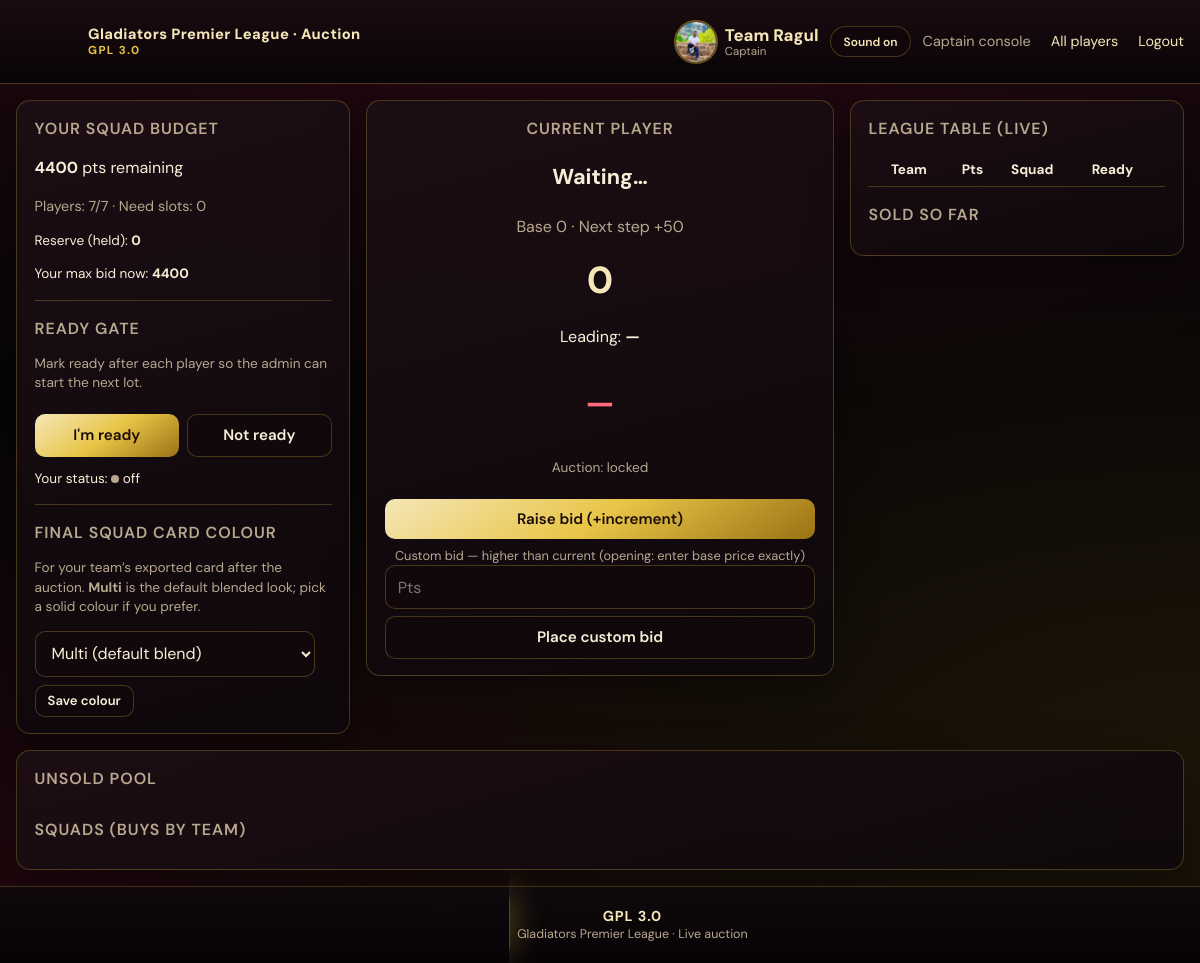
The app's page /auction (signed in) with its own data.
### models.py (models this page shows)
class Team(db.Model):
    id = db.Column(db.Integer, primary_key=True)
    team_name = db.Column(db.String(100))
    username = db.Column(db.String(100), unique=True)
    password = db.Column(db.String(100))
    total_points = db.Column(db.Integer, default=10000)
    remaining_points = db.Column(db.Integer, default=10000)
    players_bought = db.Column(db.Integer, default=0)
    is_ready = db.Column(db.Boolean, default=False)
    captain_photo = db.Column(db.String(255), nullable=True)
    finals_team_theme = db.Column(
        db.String(16), default="multi"
    )  # multi | blue | red | yellow — final squad export card base

class AuctionState(db.Model):
    id = db.Column(db.Integer, primary_key=True)
    current_player_id = db.Column(db.Integer)
    current_bid = db.Column(db.Integer)
    current_team_id = db.Column(db.Integer)
    auction_status = db.Column(db.String(50))
    timer = db.Column(db.Integer, default=0)
    timer_deadline = db.Column(db.Float, nullable=True)
    full_auction_started = db.Column(db.Boolean, default=False)
    last_bid_team_id = db.Column(db.Integer, nullable=True)
    auction_complete = db.Column(db.Boolean, default=False)
    finals_card_theme = db.Column(
        db.String(16), default="auto"
    )  # auto | blue | red | yellow — final squad export cards

### app.py (the view)
@app.route("/auction")
def auction():
    if "team_id" not in session:
        return redirect(url_for("home"))
    team = Team.query.get(session["team_id"])
    if not team:
        session.pop("team_id", None)
        return redirect(url_for("home"))
    state = AuctionState.query.first()
    reserve, max_bid, needed = get_team_limits(team)
    current_player = None
    if state.current_player_id:
        current_player = Player.query.get(state.current_player_id)
    return render_template(
        "auction.html",
        team=team,
        state=state,
        current_player=current_player,
        reserve=reserve,
        max_bid=max_bid,
        needed=needed,
        next_increment=calculate_increment(state.current_bid),
        timer_seconds=TIMER_SECONDS,
        timer_live=live_timer_seconds(state),
        lot_live=lot_display_live(state),
        finals_team_theme=getattr(team, "finals_team_theme", None) or "multi",
    )

### app.py (called while the page is built)
@app.context_processor
def branding_assets():
    png_path = os.path.join(app.root_path, "static", "images", "gladiators-logo.png")
    return {"use_gladiators_png": os.path.isfile(png_path)}

def calculate_increment(bid: int) -> int:
    if bid <= 1000:
        return 50
    if bid <= 4000:
        return 100
    return 200

def get_team_limits(team):
    needed = max(0, MAX_SQUAD - team.players_bought)
    reserve = needed * 100
    max_bid = team.remaining_points - reserve
    return reserve, max_bid, needed

def live_timer_seconds(state: AuctionState):
    if state.auction_status == "running" and state.timer_deadline is not None:
        return max(0, int(math.ceil(state.timer_deadline - time.time())))
    return None

def lot_display_live(state: AuctionState) -> bool:
    return bool(
        state.full_auction_started
        and state.current_player_id
        and state.auction_status in ("waiting", "running")
    )

@app.before_request
def ensure_sessions():
    session.permanent = True

### templates/auction.html (shortened to what this page needs)
<!DOCTYPE html>
<html lang="en">
<head>
  <link rel="stylesheet" href="/static/css/style.css">
</head>
<body>
{% from 'includes/macros.html' import captain_face %}
  <header class="screen-header">
    {% include 'includes/brand_bar.html' %}
    <div class="team-cell-cap" style="flex:0 1 auto;">
      {{ captain_face(team, 'cap-avatar--header') }}
      <div style="text-align:left;line-height:1.2;">
        <div style="font-weight:800;color:var(--gold-soft);font-size:clamp(0.9rem,2.5vw,1.05rem);">{{ team.team_name }}</div>
        <div style="font-size:0.72rem;color:var(--muted);">Captain</div>
      </div>
    </div>
    <button type="button" class="sound-toggle" data-sound-toggle aria-pressed="true">Sound on</button>
    <nav class="nav-links">
      <span style="color:var(--muted);font-size:0.9rem;">Captain console</span>
      <a href="{{ url_for('captain_roster') }}">All players</a>
      <a href="{{ url_for('logout') }}">Logout</a>
    </nav>
  </header>
  <div class="layout-grid layout-grid--auction">
    <div class="panel">
      <h2>Your squad budget</h2>
      <p><strong id="cap-points">{{ team.remaining_points }}</strong> pts remaining</p>
      <p style="color:var(--muted);font-size:0.9rem;">Players: <span id="cap-bought">{{ team.players_bought }}</span>/7 · Need slots: <span id="cap-needed">{{ needed }}</span></p>
      <p style="font-size:0.85rem;">Reserve (held): <strong id="cap-reserve">{{ reserve }}</strong></p>
      <p style="font-size:0.85rem;">Your max bid now: <strong id="cap-max">{{ max_bid }}</strong></p>
      <hr style="border:none;border-top:1px solid var(--border);margin:1rem 0;">
      <h2>Ready gate</h2>
      <p style="color:var(--muted);font-size:0.85rem;">Mark ready after each player so the admin can start the next lot.</p>
      <div class="btn-row">
        <button type="button" class="btn btn--primary" id="btn-ready-on">I'm ready</button>
        <button type="button" class="btn btn--ghost" id="btn-ready-off">Not ready</button>
      </div>
      <p style="margin-top:0.75rem;font-size:0.85rem;">Your status: <span id="cap-ready-dot" class="ready-dot"></span> <span id="cap-ready-label">off</span></p>
      <hr style="border:none;border-top:1px solid var(--border);margin:1rem 0;">
      <h2>Final squad card colour</h2>
      <p style="color:var(--muted);font-size:0.85rem;">For your team’s exported card after the auction. <strong>Multi</strong> is the default blended look; pick a solid colour if you prefer.</p>
      <form method="post" action="{{ url_for('captain_set_finals_theme') }}">
        <select id="finals_theme_pick" name="theme" style="width:100%;max-width:280px;margin:0;">
          <option value="multi" {% if finals_team_theme == 'multi' %}selected{% endif %}>Multi (default blend)</option>
        </select>
        <button type="submit" class="btn btn--ghost btn--sm" style="width:auto;margin-top:0.5rem;">Save colour</button>
      </form>
    </div>
    <div id="hero-lot-panel" class="panel hero-card-wrap hero-card-wrap--auction-lot {% if lot_live %}hero-card-wrap--lot-live{% endif %}">
      <h2>Current player</h2>
      {% if current_player %}
      <p id="player" style="font-size:1.35rem;font-weight:700;">{{ current_player.name }}</p>
      <img id="card" class="auction-lot-card-img" src="{{ url_for('static', filename='uploads/' + current_player.player_card) }}" alt="" style="display:block;">
      {% else %}
      <p id="player" style="font-size:1.35rem;font-weight:700;">Waiting…</p>
      {% endif %}
      {% if current_player %}
      <p style="color:var(--muted);">Base <span id="base">{{ current_player.base_price }}</span> · Next step +<span id="nextInc">{{ next_increment }}</span></p>
      {% else %}
      <p style="color:var(--muted);">Base <span id="base">0</span> · Next step +<span id="nextInc">{{ next_increment }}</span></p>
      {% endif %}
      <p class="bid-display"><span id="bid">{{ state.current_bid }}</span></p>
      <p>Leading: <strong id="leader">—</strong></p>
      <p class="timer-display"><span id="timer">{% if timer_live is not none %}{{ timer_live }} s{% else %}—{% endif %}</span></p>
      <p style="color:var(--muted);font-size:0.85rem;">Auction: <span id="full-flag">{{ 'live' if state.full_auction_started else 'locked' }}</span></p>
      <button type="button" class="btn btn--primary" onclick="bid()" id="btn-bid">Raise bid (+increment)</button>
      <label id="custom-label" for="custom">Custom bid — higher than current (opening: enter base price exactly)</label>
      <input id="custom" type="number" placeholder="Pts">
      <button type="button" class="btn btn--ghost" onclick="customBid()" id="btn-custom-bid">Place custom bid</button>
    </div>
    <div class="panel scroll-panel">
      <h2>League table (live)</h2>
      <table class="table-mini" id="cap-teams">
        <thead>
          <tr><th></th><th>Team</th><th>Pts</th><th>Squad</th><th>Ready</th></tr>
        </thead>
      </table>
      <h2 style="margin-top:1rem;">Sold so far</h2>
    </div>
    <div class="panel auction-span-full scroll-panel">
      <h2>Unsold pool</h2>
      <h2 style="margin-top:1rem;">Squads (buys by team)</h2>
    </div>
  </div>
{% include 'includes/league_footer.html' %}
</body>
</html>

### templates/includes/macros.html
{% macro captain_face(team, extra_class='') -%}
  {% if team.captain_photo %}
    <img class="cap-avatar {{ extra_class }}" src="{{ url_for('static', filename='uploads/' + team.captain_photo) }}" alt="">
  {% else %}
    {% set nm = team.team_name or '?' %}
    <span class="cap-avatar cap-avatar--placeholder {{ extra_class }}" aria-hidden="true">{{ nm[0]|upper }}</span>
  {% endif %}
{%- endmacro %}

### static/css/style.css (style rules this page uses)
:root { --bg: #070506; --surface: #12080c; --raised: #1a0c12; --border: rgba(212, 175, 55, 0.28); --text: #f8efd8; --muted: #b8a88f; --gold: #e8c547; --gold-soft: #f5e6b8; --gold-dim: #9a7214; --blood: #8b1538; --blood-deep: #4a0a18; --warning: var(--gold-soft); --danger: #ff6b7a; --accent: var(--gold); --accent-dim: var(--gold-dim); --radius: 14px; --font: "DM Sans", system-ui, sans-serif; }
* { box-sizing: border-box; }
body { margin: 0; font-family: var(--font); background: radial-gradient(ellipse 110% 70% at 50% -25%, rgba(139, 21, 56, 0.38), transparent), radial-gradient(ellipse 90% 55% at 100% 80%, rgba(184, 137, 20, 0.12), transparent), radial-gradient(ellipse 70% 45% at 0% 90%, rgba(74, 10, 24, 0.35), transparent), var(--bg); color: var(--text); min-height: 100vh; line-height: 1.45; padding: env(safe-area-inset-top) env(safe-area-inset-right) env(safe-area-inset-bottom) env(safe-area-inset-left); display: flex; flex-direction: column; }
a { color: var(--gold-soft); text-decoration: none; }
.screen-header { padding: 0.85rem 1rem; background: linear-gradient(180deg, rgba(26, 12, 18, 0.97), rgba(8, 4, 6, 0.94)); backdrop-filter: blur(12px); border-bottom: 1px solid var(--border); display: flex; flex-wrap: wrap; align-items: center; justify-content: space-between; gap: 0.75rem; }
.cap-avatar { width: 38px; height: 38px; border-radius: 50%; object-fit: cover; border: 2px solid rgba(212, 175, 55, 0.45); flex-shrink: 0; vertical-align: middle; }
.cap-avatar--header { width: 44px; height: 44px; }
.team-cell-cap { display: flex; align-items: center; gap: 0.45rem; }
.sound-toggle { flex-shrink: 0; padding: 0.4rem 0.75rem; border-radius: 999px; border: 1px solid var(--border); background: rgba(18, 8, 12, 0.85); color: var(--gold-soft); font-family: inherit; font-size: 0.75rem; font-weight: 600; cursor: pointer; -webkit-tap-highlight-color: transparent; }
.nav-links { display: flex; flex-wrap: wrap; gap: 0.75rem 1.25rem; font-size: 0.9rem; }
.layout-grid { display: grid; gap: 1rem; padding: 1rem; max-width: 1400px; margin: 0 auto; flex: 1; width: 100%; }
@media (min-width: 960px) { .layout-grid--auction { grid-template-columns: minmax(260px, 1fr) minmax(320px, 1.4fr) minmax(260px, 1fr); align-items: start; } }
@media (min-width: 960px) { .layout-grid--auction > .auction-span-full { grid-column: 1 / -1; } }
.panel { background: linear-gradient(165deg, rgba(28, 14, 20, 0.96), rgba(14, 8, 12, 0.92)); border: 1px solid var(--border); border-radius: var(--radius); padding: 1rem 1.1rem; box-shadow: 0 12px 40px rgba(0, 0, 0, 0.35); }
.panel h2 { margin: 0 0 0.75rem; font-size: 1rem; font-weight: 600; color: var(--muted); text-transform: uppercase; letter-spacing: 0.06em; }
.hero-card-wrap { text-align: center; }
.bid-display { font-size: clamp(1.75rem, 5vw, 2.35rem); font-weight: 700; color: var(--warning); margin: 0.35rem 0; }
.timer-display { font-variant-numeric: tabular-nums; font-size: clamp(1.5rem, 4vw, 2rem); font-weight: 700; color: var(--danger); }
.btn { display: inline-flex; justify-content: center; align-items: center; gap: 0.35rem; border: none; border-radius: 10px; padding: 0.65rem 1rem; font-family: inherit; font-size: 0.95rem; font-weight: 600; cursor: pointer; width: 100%; margin-top: 0.45rem; transition: transform 0.08s ease, filter 0.15s; }
.btn--primary { background: linear-gradient(145deg, var(--gold-soft), var(--accent), var(--gold-dim)); color: #1a0c08; }
.btn--ghost { background: rgba(18, 8, 12, 0.65); color: var(--text); border: 1px solid var(--border); }
.btn--sm { width: auto; margin-top: 0; padding: 0.42rem 0.75rem; font-size: 0.82rem; }
.btn-row { display: grid; grid-template-columns: 1fr 1fr; gap: 0.5rem; }
input, select { width: 100%; padding: 0.65rem 0.75rem; border-radius: 10px; border: 1px solid var(--border); background: var(--surface); color: var(--text); font-family: inherit; font-size: 1rem; }
label { font-size: 0.8rem; color: var(--muted); display: block; margin-top: 0.45rem; }
.table-mini { width: 100%; font-size: 0.85rem; border-collapse: collapse; }
.table-mini th, .table-mini td { padding: 0.45rem 0.35rem; text-align: left; border-bottom: 1px solid var(--border); }
.ready-dot { width: 8px; height: 8px; border-radius: 50%; background: var(--muted); display: inline-block; }
.auction-span-full { width: 100%; }
.scroll-panel { max-height: min(70vh, 560px); overflow-y: auto; }

### records on screen
Team: captain_photo (picture), team_name "Team Ragul", remaining_points "4400", players_bought "7", theme "Multi (default blend)"
AuctionState: current_bid "0", full_auction_started "locked"

### other values on screen
{{ needed }} "0"
{{ reserve }} "0"
{{ max_bid }} "4400"
{{ next_increment }} "50"
